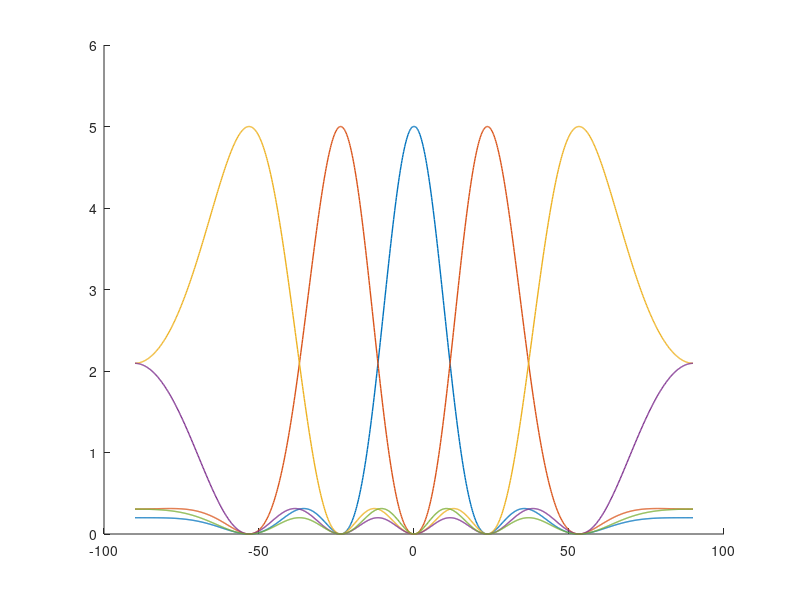

This figure's MATLAB source: (Note: this script raises an error after producing the figure.)
clear all; 
close all; 
format short e; 

% Simulation parameters :
% -------------------------

f = 3.6e9; % frequency [GHz]
c = 3e8; % light velocity [m]
d = c/f; %distance between two antennas [m]

step = 1000-1; % set the number of points for the graphical representation
theta = [0:pi/step:pi];
gamma = pi*sin(theta);

M=input('number of antenna : M >> '); 

% M*1 steering vector
S = zeros(M,length(theta));
for m = 0:1:(M-1)
    S(m+1,:)=exp(-j*m*gamma);
end;

% Generation of the Vandermolde matrix
V = zeros(M,M);
for a = 0:1:(M-1)
    for b = 0:1:(M-1)
        V(a+1,b+1)=exp(j*2*pi*a*b/M);
    end;
end;

% Computation of the gain
gain_m = cell(M,1);
y_m = cell(M,1);
gain_m_dB = cell(M,1);
for k =1:1:M
    gain_m{k} = (abs((1/sqrt(M)*V(k,:)*S))).^2;
    y_m{k} = circshift(gain_m{k},length(gain_m{k})/2);
    gain_m_dB{k} = 10*log10(y_m{k});
end;



% g vs linear theta
figure(1);
x = [-90:(180/step):90];
hold on;
for k=1:1:M
    plot(x,y_m{k},'-','LineWidth',1);
end;
hold off;
title({"ULA with M = "+ num2str(M) + "  Vandermolde matrix, " + num2str(M) + " orthogonal beams"});
axis([-90 90 0 M]);
xlabel('angle [deg]');
ylabel('gain');
grid;

% g[dB] vs linear theta
figure(2);
hold on;
for k=1:1:M
    x = [-90:(180/step):90];
    plot(x,gain_m_dB{k},'-','LineWidth',1);
end;
hold off;
title({"ULA with M = "+ num2str(M) + "  Vandermolde matrix, " + num2str(M) + " orthogonal beams"});
axis([-90 90 -40 2*M]);
xlabel('angle [deg]');
ylabel('gain [dB]');
grid;

% g vs polar theta
figure(3);
theta = linspace(0,pi,step+1);
polarplot(theta, gain_m{1},'b-',-theta,gain_m{1},'b-', 'LineWidth', 2);
for k=2:1:M
hold on;
polarplot(theta, gain_m{k},-theta, gain_m{k},'-', 'LineWidth', 2);
hold off;
end;
ax = gca;
ax.ThetaZeroLocation = 'top';
ax.ThetaDir = 'counterclockwise';
ax.ThetaLim = [-90 90];
title({"ULA with M = "+ num2str(M) + "  Vandermolde matrix, " + num2str(M) + " orthogonal beams"});

